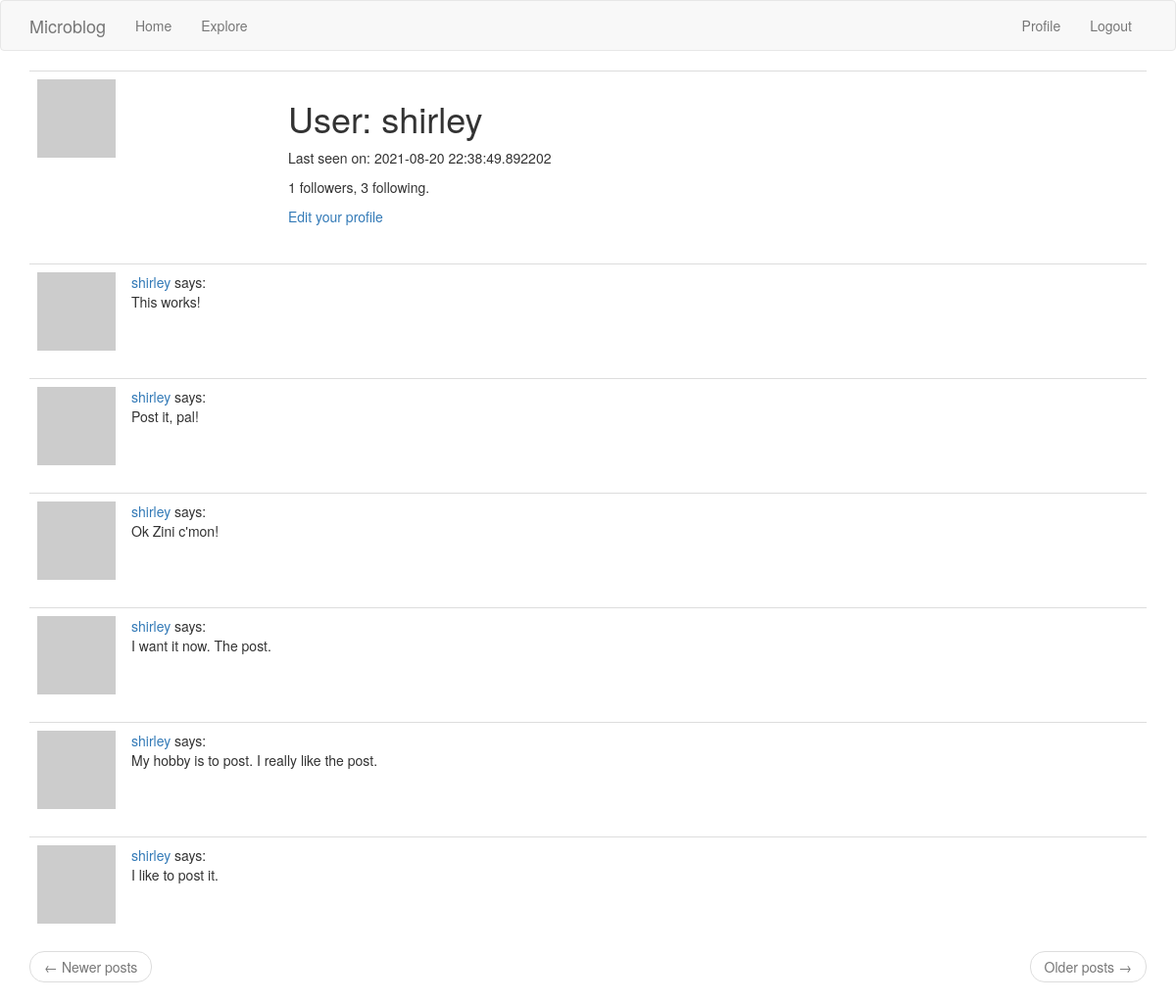
/user/shirley (signed in), run on the app's committed database.
### app/models.py (models this page shows, shortened)
class User(UserMixin, db.Model):
    id = db.Column(db.Integer, primary_key=True)
    username = db.Column(db.String(64), index=True, unique=True)
    email = db.Column(db.String(120), index=True, unique=True)
    password_hash = db.Column(db.String(128))
    posts = db.relationship('Post', backref='author', lazy='dynamic')
    about_me = db.Column(db.String(140))
    last_seen = db.Column(db.DateTime, default=datetime.utcnow)
    def avatar(self, size):
        digest = md5(self.email.lower().encode('utf-8')).hexdigest()
        return 'https://www.gravatar.com/avatar/{}?d=identicon&s={}'.format(digest, size)
    followed = db.relationship(
        'User', secondary = followers,
        primaryjoin = (followers.c.follower_id == id),
        secondaryjoin = (followers.c.followed_id == id),
        backref = db.backref('followers', lazy ='dynamic'),
        lazy = 'dynamic'
        )

class Post(db.Model):
    id = db.Column(db.Integer, primary_key=True)
    body = db.Column(db.String(140))
    timestamp = db.Column(db.DateTime, index=True, default=datetime.utcnow)
    user_id = db.Column(db.Integer, db.ForeignKey('user.id'))

### app/routes.py (the view, shortened to what this page needs)
@app.route('/user/<username>')
@login_required
def user(username):
    user = User.query.filter_by(username=username).first_or_404()
    page = request.args.get('page', 1, type=int)
    posts = user.posts.order_by(Post.timestamp.desc()).paginate(
        page, app.config['POSTS_PER_PAGE'], False)
    next_url = url_for('user', username=user.username, page=posts.next_num) \
        if posts.has_next else None
    prev_url = url_for('user', username=user.username, page=posts.prev_num) \
        if posts.has_prev else None
    form = EmptyForm()
    return render_template('user.html', user=user, posts=posts.items,
        next_url=next_url, prev_url=prev_url, form=form)

### app/models.py (called while the page is built)
@login.user_loader
def load_user(id):
	return User.query.get(int(id))

### app/routes.py (called while the page is built)
@app.before_request
def before_request():
    if current_user.is_authenticated:
        current_user.last_seen = datetime.utcnow()
        db.session.commit()

### app/templates/user.html (shortened to what this page needs)
{% extends "base.html" %}
{% block app_content %}
    <table class="table table-hover">
        <tr>
            <td width="256px"><img src="{{ user.avatar(256) }}"></td>
            <td>
                <h1>User: {{ user.username }}</h1>
                {% if user.last_seen %}<p>Last seen on: {{ user.last_seen }}</p>{% endif %}
                <p>{{ user.followers.count() }} followers, {{ user.followed.count() }} following.</p>
                {% if user == current_user %}
                <p><a href="{{ url_for('edit_profile') }}">Edit your profile</a></p>
                {% endif %}
            </td>
        </tr>
    </table>
    {% for post in posts %}
        {% include '_post.html' %}
    {% endfor %}
    <nav aria-label="...">
        <ul class="pager">
            <li class="previous{% if not prev_url %} disabled{% endif %}">
                <a href="{{ prev_url or '#' }}">
                    <span aria-hidden="true">&larr;</span> Newer posts
                </a>
            </li>
            <li class="next{% if not next_url %} disabled{% endif %}">
                <a href="{{ next_url or '#' }}">
                    Older posts <span aria-hidden="true">&rarr;</span>
                </a>
            </li>
        </ul>
    </nav>
{% endblock %}

### app/templates/_post.html
    <table class="table table-hover">
        <tr>
            <td width="70px">
                <a href="{{ url_for('user', username=post.author.username) }}">
                    <img src="{{ post.author.avatar(70) }}" />
                </a>
            </td>
            <td>
                <a href="{{ url_for('user', username=post.author.username) }}">
                    {{ post.author.username }}
                </a>
                says:
                <br>
                {{ post.body }}
            </td>
        </tr>
    </table>

### data on the page
User: username "shirley", last_seen "2021-08-20 22:38:49.892202"
Post: author.username "shirley", body "This works!"
Post: author.username "shirley", body "Post it, pal!"
Post: author.username "shirley", body "Ok Zini c'mon!"
Post: author.username "shirley", body "I want it now. The post."
Post: author.username "shirley", body "My hobby is to post. I really like the post."
Post: author.username "shirley", body "I like to post it."

### other printed values
{{ user.followers.count() }} "1"
{{ user.followed.count() }} "3"
